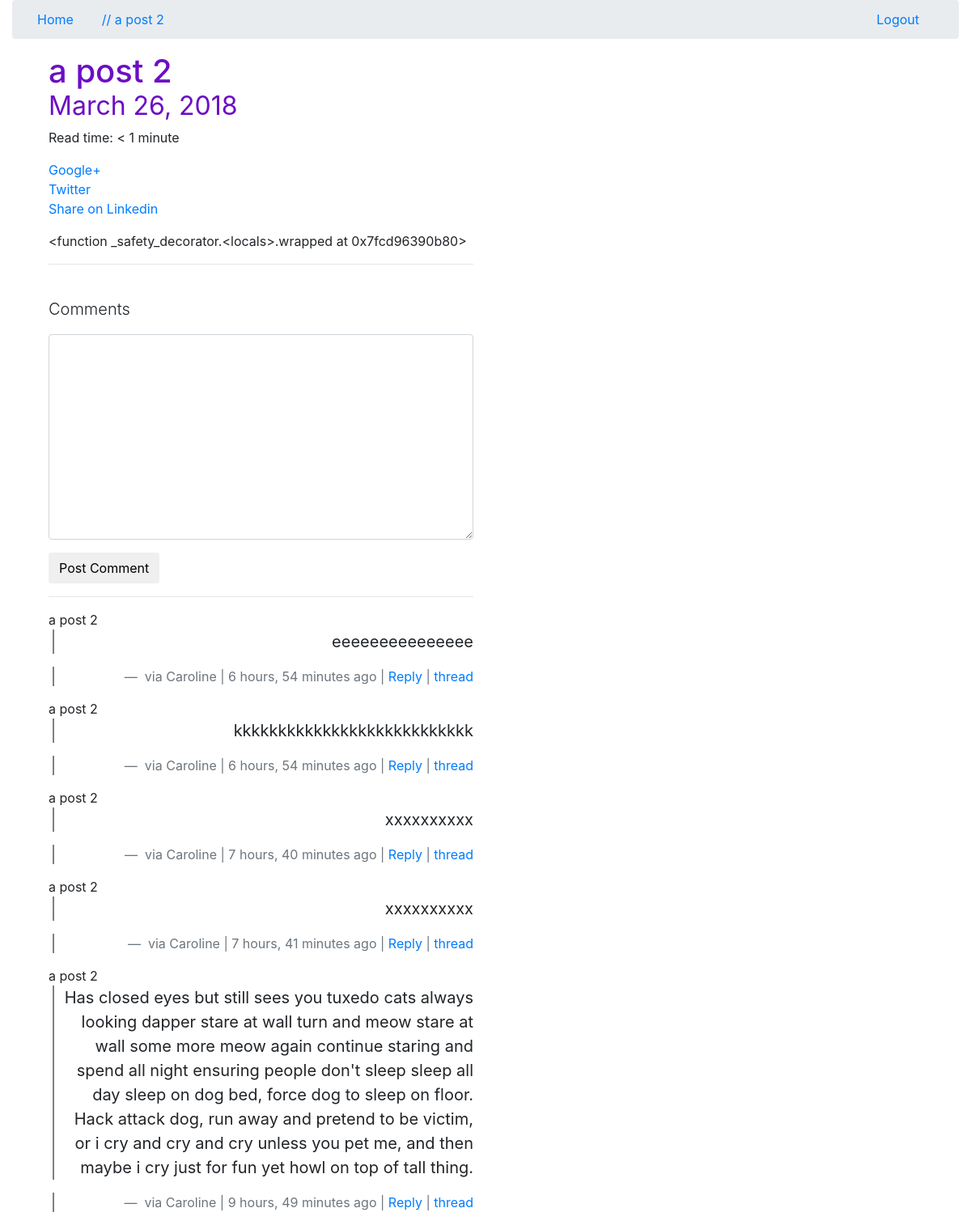
/a-post-2/ (signed in), run on the app's committed database.
### posts/models.py (models this page shows, shortened)
class Post(models.Model):
	user = models.ForeignKey(settings.AUTH_USER_MODEL, default=1)
	title = models.CharField(max_length=120)
	slug = models.SlugField(unique=True)
	image = models.ImageField(upload_to=upload_location,
		null=True,
		blank=True,
		height_field="height_field",
		width_field="width_field")
	height_field = models.IntegerField(default=0)
	width_field = models.IntegerField(default=0)
	content = models.TextField()
	draft = models.BooleanField(default=False)
	publish = models.DateField(auto_now=False, auto_now_add=False)
	read_time = models.IntegerField(default=0)
	updated = models.DateTimeField(auto_now=True, auto_now_add=False)
	timestamp = models.DateTimeField(auto_now=False, auto_now_add=True)
	objects = PostManager() #filters out drafts, links in new class
	def __str__(self):
		return self.title
	def get_absolute_url(self):
		return reverse("posts:detail", kwargs={"slug": self.slug})
	class Meta:
		ordering = ["-id", "-timestamp", "-updated"]
	def get_markdown(self):
		content = self.content
		markdown_text = markdown(content)
		return mark_safe(markdown_text)
	@property
	def comments(self):
		instance = self
		qs = Comment.objects.filter_by_instance(self)
		return qs
	@property
	def get_content_type(self):
		instance = self
		content_type = ContentType.objects.get_for_model(instance.__class__)
		return content_type

### comments/models.py (models this page shows, shortened)
class Comment(models.Model):
	user		= models.ForeignKey(settings.AUTH_USER_MODEL, default=1)
	content_type = models.ForeignKey(ContentType, on_delete=models.CASCADE)
	object_id = models.PositiveIntegerField()
	content_object = GenericForeignKey('content_type', 'object_id')
	parent		= models.ForeignKey("self", null=True, blank=True)
	content		= models.TextField()
	timestamp 	= models.DateTimeField(auto_now_add=True)
	objects = CommentManager()
	class Meta:
		ordering = ["-timestamp"]
	def __str__(self):
		return str(self.user.username)
	def get_absolute_url(self):
		return reverse("comments:thread", kwargs={"id": self.id})
	def children(self):
		return Comment.objects.filter(parent=self)

### posts/views.py (the view, shortened to what this page needs)
# urls.py: url(r'^(?P<slug>[\w-]+)/$', post_detail, name="detail"),
def post_detail(request, slug):
	instance = get_object_or_404(Post, slug=slug)
	if instance.draft or instance.publish > timezone.now().date():
		if not request.user.is_staff or not request.user.is_superuser:
			raise Http404
	share_string = quote_plus(instance.content)
	initial_data = {
		"content_type": instance.get_content_type,
		"object_id": instance.id,
	}
	form = CommentForm(request.POST or None, initial=initial_data)
	comments = instance.comments
	context = {
        "title": instance.title,
		"instance": instance,
		"share_string": share_string,
		"comments": comments,
		"comment_form": form,
    }
	return render(request, "post_detail.html", context)

### comments/forms.py
class CommentForm(forms.Form):
	content_type = forms.CharField(widget=forms.HiddenInput)
	object_id = forms.IntegerField(widget=forms.HiddenInput)
	content = forms.CharField(label='', widget=forms.Textarea)

### comments/models.py (called while the page is built)
	def filter_by_instance(self, instance):
		content_type = ContentType.objects.get_for_model(instance.__class__)
		obj_id = instance.id
		qs = super(CommentManager, self).filter(content_type=content_type, object_id= obj_id).filter(parent=None)
		return qs

### posts/templatetags/urlify.py (called while the page is built)
@register.filter
def urlify(value):
	return quote_plus(value)

### templates/post_detail.html (shortened to what this page needs)
{% extends "base.html" %}
{% load urlify %}
{% load crispy_forms_tags %}
{% block post_detail_link %}
<li><a href="{{ instance.get_absolute_url }}">// {{ instance.title }}</a></li>
{% endblock %}
{% block content %}
<div class="col-sm-6 col-sm-offset-3">
	<h1>
		{{ title }} <br>
		<small>{% if instance.draft %} <span style="color: red;">Draft</span> {% endif %}
			{{ instance.publish }}</small>
	</h1>
	<p>Read time: {% if instance.read_time 	<= 1 %} < 1 minute {% else %} {{ instance.read_time }} minutes {% endif %}</p>
<p>
	<a href='https://plus.google.com/share?url={{ request.build_absolute_uri }}'>Google+</a>
	<br>
	<a href="https://twitter.com/home?status={{ instance.content | truncatechars:20 | urlify }}%20{{ request.build_absolute_uri }}">
		Twitter
	</a><br>
	<a href="https://www.linkedin.com/shareArticle?mini=true&url={{ request.build_absolute_uri }}&title={{ instance.title }}&summary={{ share_string }}&source={{ request.build_absolute_uri }}">
		Share on Linkedin
	</a>
</p>
<div class="row">
	<div class="col-sm-12">
		<div class="post-detail-item">{{ instance.get_markdown }}
			</div>
<hr/>
	<br>
	<div>
		<p class="lead">Comments</p>
		{% if request.user.is_authenticated %}
		<form method="POST" action="."> {% csrf_token %}
			{{ comment_form | crispy }}
			<input type="submit" value="Post Comment" class="btn btn-default">
		</form>
		{% else %}
		<p>You must be signed in to comment.</p>
		{% endif %}
		<hr>
		{% for comment in comments %}
			{{ comment.content_object }}
			<blockquote class="blockquote text-right">
				<p>{{ comment.content }}</p>
				<footer class="blockquote-footer"> via {{ comment.user }} | {{ comment.timestamp | timesince }} ago |  <a class="comment-reply-btn" href="#" >Reply</a> | <a href="{{ comment.get_absolute_url }}" class="">thread</a></footer>
			</blockquote>
		{% endfor %}
	</div>
	</div>
</div>
</div>
{% endblock content %}

### static/css/base.css (style rules this page uses)
h1 { color: #c40e0e }
blockquote p { margin-left: 5px !important; border-left: 2px solid grey !important; }
blockquote footer { margin-left: 5px !important; border-left: 2px solid grey !important; }

### data on the page
Post: title "a post 2", publish "March 26, 2018", get_markdown "<function _safety_decorator.<locals>.wrapped at 0x7fcd96390b80>"
Comment: content_object "a post 2", content "eeeeeeeeeeeeeee", user "Caroline", timestamp "6 hours, 54 minutes"
Comment: content_object "a post 2", content "kkkkkkkkkkkkkkkkkkkkkkkkkkk", user "Caroline", timestamp "6 hours, 54 minutes"
Comment: content_object "a post 2", content "xxxxxxxxxx", user "Caroline", timestamp "7 hours, 40 minutes"
Comment: content_object "a post 2", content "xxxxxxxxxx", user "Caroline", timestamp "7 hours, 41 minutes"
Comment: content_object "a post 2", content "Has closed eyes but still sees you tuxedo cats always looking dapper stare at wall turn and meow stare at wall some more meow again continue staring and spend all night ensuring people don't sleep sleep all day sleep on dog bed, force dog to sleep on floor. Hack attack dog, run away and pretend to be victim, or i cry and cry and cry unless you pet me, and then maybe i cry just for fun yet howl on top of tall thing.", user "Caroline", timestamp "9 hours, 49 minutes"
